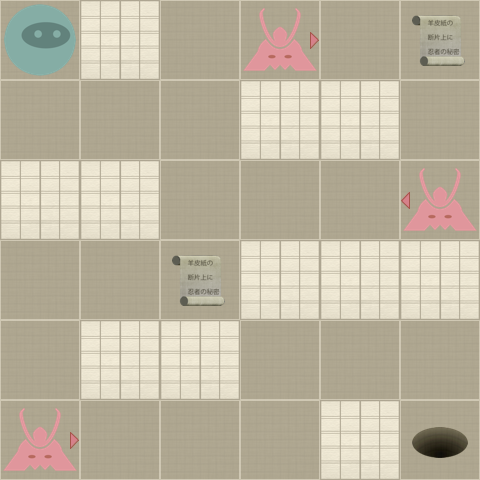

A 2D game scene composited from a Tiled map and its tileset images. What follows is a short description and the map's XML, with each tile layer's data collapsed to a summary:
An orthogonal 6x6 tile map with 80x80 px tiles, 2 tile layers (Level, Actors).

<map version="1.0" orientation="orthogonal" width="6" height="6" tilewidth="80" tileheight="80">
 <properties>
  <property name="moves" value="26" />
 </properties>
 <tileset firstgid="1" name="tiles" tilewidth="80" tileheight="80" spacing="2" margin="2">
  <image source="tiles-hd.png" width="512" height="512" />
  <tile id="0">
   <properties>
    <property name="actor" value="exit" />
   </properties>
  </tile>
  <tile id="2">
   <properties>
    <property name="actor" value="guard" />
    <property name="direction" value="down" />
   </properties>
  </tile>
  <tile id="3">
   <properties>
    <property name="actor" value="guard" />
    <property name="direction" value="left" />
   </properties>
  </tile>
  <tile id="4">
   <properties>
    <property name="actor" value="guard" />
    <property name="direction" value="right" />
   </properties>
  </tile>
  <tile id="5">
   <properties>
    <property name="actor" value="guard" />
    <property name="direction" value="up" />
   </properties>
  </tile>
  <tile id="7">
   <properties>
    <property name="actor" value="player" />
   </properties>
  </tile>
  <tile id="8">
   <properties>
    <property name="actor" value="scroll" />
   </properties>
  </tile>
  <tile id="9">
   <properties>
    <property name="wall" value="1" />
   </properties>
  </tile>
 </tileset>
 <layer name="Level" width="6" height="6">
  <data>[36 cells, 36 non-empty, 2 distinct tile ids]</data>
 </layer>
 <layer name="Actors" width="6" height="6">
  <data>[36 cells, 7 non-empty, 5 distinct tile ids]</data>
 </layer>
</map>
